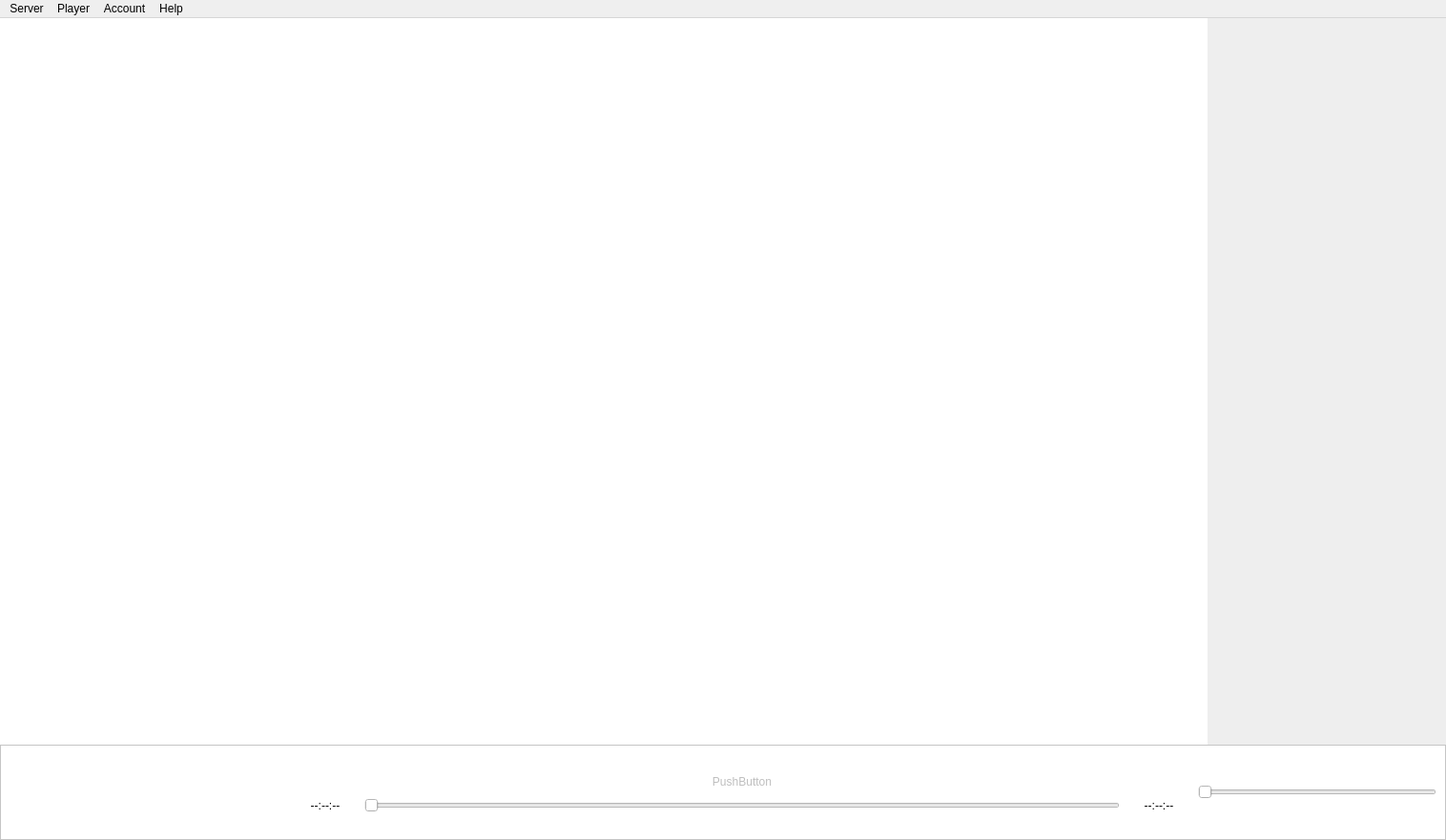
<?xml version="1.0" encoding="UTF-8"?>
<ui version="4.0">
 <class>MainWindow</class>
 <widget class="QMainWindow" name="MainWindow">
  <property name="geometry">
   <rect>
    <x>0</x>
    <y>0</y>
    <width>1516</width>
    <height>881</height>
   </rect>
  </property>
  <property name="sizePolicy">
   <sizepolicy hsizetype="Expanding" vsizetype="Expanding">
    <horstretch>0</horstretch>
    <verstretch>0</verstretch>
   </sizepolicy>
  </property>
  <property name="minimumSize">
   <size>
    <width>1516</width>
    <height>881</height>
   </size>
  </property>
  <property name="maximumSize">
   <size>
    <width>16777215</width>
    <height>16777215</height>
   </size>
  </property>
  <property name="windowTitle">
   <string>Openify</string>
  </property>
  <property name="styleSheet">
   <string notr="true">QScrollBar:vertical {               
    border: 1px solid #999999; 
    background:white; 
    width:10px;     
    margin: 0px 0px 0px 0px; 
} 
QScrollBar::handle:vertical { 
    background: qlineargradient(x1:0, y1:0, x2:1, y2:0, 
    stop: 0 rgb(32, 47, 130), stop: 0.5 rgb(32, 47, 130), stop:1 rgb(32, 47, 130)); 
    min-height: 0px; 
} 
QScrollBar::add-line:vertical { 
    background: qlineargradient(x1:0, y1:0, x2:1, y2:0, 
    stop: 0 rgb(32, 47, 130), stop: 0.5 rgb(32, 47, 130),  stop:1 rgb(32, 47, 130)); 
    height: 0px; 
    subcontrol-position: bottom; 
    subcontrol-origin: margin; 
} 
QScrollBar::sub-line:vertical { 
    background: qlineargradient(x1:0, y1:0, x2:1, y2:0, 
    stop: 0  rgb(32, 47, 130), stop: 0.5 rgb(32, 47, 130),  stop:1 rgb(32, 47, 130)); 
    height: 0 px; 
    subcontrol-position: top; 
    subcontrol-origin: margin; 
}</string>
  </property>
  <property name="unifiedTitleAndToolBarOnMac">
   <bool>true</bool>
  </property>
  <widget class="QWidget" name="centralwidget">
   <property name="sizePolicy">
    <sizepolicy hsizetype="Expanding" vsizetype="Expanding">
     <horstretch>0</horstretch>
     <verstretch>0</verstretch>
    </sizepolicy>
   </property>
   <layout class="QVBoxLayout" name="verticalLayout">
    <property name="spacing">
     <number>0</number>
    </property>
    <property name="leftMargin">
     <number>0</number>
    </property>
    <property name="topMargin">
     <number>0</number>
    </property>
    <property name="rightMargin">
     <number>0</number>
    </property>
    <property name="bottomMargin">
     <number>0</number>
    </property>
    <item>
     <layout class="QHBoxLayout" name="horizontalLayout">
      <property name="spacing">
       <number>0</number>
      </property>
      <item>
       <widget class="QListWidget" name="foldersList">
        <property name="minimumSize">
         <size>
          <width>250</width>
          <height>0</height>
         </size>
        </property>
        <property name="maximumSize">
         <size>
          <width>250</width>
          <height>16777215</height>
         </size>
        </property>
        <property name="styleSheet">
         <string notr="true">color: rgb(45, 45, 45);
font: 9pt &quot;Segoe UI&quot;;
background-color: rgb(238, 238, 238);
        QScrollBar {              
            border: none;
            background:white;
            width:3px;
            margin: 0px 0px 0px 0px;
        }</string>
        </property>
        <property name="frameShape">
         <enum>QFrame::NoFrame</enum>
        </property>
        <property name="selectionMode">
         <enum>QAbstractItemView::ExtendedSelection</enum>
        </property>
       </widget>
      </item>
      <item>
       <widget class="QListWidget" name="filesList">
        <property name="styleSheet">
         <string notr="true">color: rgb(45, 45, 45);
font: 9pt &quot;Segoe UI&quot;;
background-color: white;</string>
        </property>
        <property name="frameShape">
         <enum>QFrame::NoFrame</enum>
        </property>
        <property name="selectionMode">
         <enum>QAbstractItemView::ExtendedSelection</enum>
        </property>
       </widget>
      </item>
      <item>
       <widget class="QListWidget" name="currentList">
        <property name="minimumSize">
         <size>
          <width>250</width>
          <height>0</height>
         </size>
        </property>
        <property name="maximumSize">
         <size>
          <width>250</width>
          <height>16777215</height>
         </size>
        </property>
        <property name="styleSheet">
         <string notr="true">color: rgb(45, 45, 45);
font: 9pt &quot;Segoe UI&quot;;
background-color: rgb(238, 238, 238);</string>
        </property>
        <property name="frameShape">
         <enum>QFrame::NoFrame</enum>
        </property>
       </widget>
      </item>
     </layout>
    </item>
    <item>
     <widget class="QFrame" name="playerPanel">
      <property name="sizePolicy">
       <sizepolicy hsizetype="Expanding" vsizetype="Expanding">
        <horstretch>0</horstretch>
        <verstretch>0</verstretch>
       </sizepolicy>
      </property>
      <property name="minimumSize">
       <size>
        <width>0</width>
        <height>100</height>
       </size>
      </property>
      <property name="maximumSize">
       <size>
        <width>16777215</width>
        <height>100</height>
       </size>
      </property>
      <property name="styleSheet">
       <string notr="true">background-color: white;</string>
      </property>
      <property name="frameShape">
       <enum>QFrame::StyledPanel</enum>
      </property>
      <property name="frameShadow">
       <enum>QFrame::Raised</enum>
      </property>
      <layout class="QGridLayout" name="gridLayout">
       <item row="0" column="0">
        <layout class="QHBoxLayout" name="horizontalLayout_2">
         <item>
          <layout class="QVBoxLayout" name="verticalLayout_2">
           <property name="sizeConstraint">
            <enum>QLayout::SetDefaultConstraint</enum>
           </property>
           <item>
            <widget class="QLabel" name="titlePlayer">
             <property name="minimumSize">
              <size>
               <width>250</width>
               <height>0</height>
              </size>
             </property>
             <property name="maximumSize">
              <size>
               <width>250</width>
               <height>16777215</height>
              </size>
             </property>
             <property name="font">
              <font>
               <pointsize>11</pointsize>
               <weight>75</weight>
               <bold>true</bold>
              </font>
             </property>
             <property name="text">
              <string/>
             </property>
            </widget>
           </item>
           <item>
            <widget class="QLabel" name="artisteAlbumPlayer">
             <property name="text">
              <string/>
             </property>
            </widget>
           </item>
          </layout>
         </item>
         <item>
          <spacer name="horizontalSpacer">
           <property name="orientation">
            <enum>Qt::Horizontal</enum>
           </property>
           <property name="sizeType">
            <enum>QSizePolicy::Ignored</enum>
           </property>
           <property name="sizeHint" stdset="0">
            <size>
             <width>40</width>
             <height>20</height>
            </size>
           </property>
          </spacer>
         </item>
         <item>
          <layout class="QVBoxLayout" name="verticalLayout_3">
           <item>
            <widget class="QPushButton" name="playButton">
             <property name="enabled">
              <bool>false</bool>
             </property>
             <property name="autoFillBackground">
              <bool>false</bool>
             </property>
             <property name="text">
              <string>PushButton</string>
             </property>
             <property name="flat">
              <bool>true</bool>
             </property>
            </widget>
           </item>
           <item>
            <layout class="QHBoxLayout" name="horizontalLayout_10">
             <item>
              <widget class="QLabel" name="timeStatus">
               <property name="minimumSize">
                <size>
                 <width>70</width>
                 <height>0</height>
                </size>
               </property>
               <property name="maximumSize">
                <size>
                 <width>70</width>
                 <height>16777215</height>
                </size>
               </property>
               <property name="text">
                <string>--:--:--</string>
               </property>
               <property name="alignment">
                <set>Qt::AlignCenter</set>
               </property>
              </widget>
             </item>
             <item>
              <widget class="QSlider" name="horizontalSlider">
               <property name="enabled">
                <bool>false</bool>
               </property>
               <property name="minimumSize">
                <size>
                 <width>350</width>
                 <height>0</height>
                </size>
               </property>
               <property name="maximumSize">
                <size>
                 <width>16777215</width>
                 <height>16777215</height>
                </size>
               </property>
               <property name="orientation">
                <enum>Qt::Horizontal</enum>
               </property>
              </widget>
             </item>
             <item>
              <widget class="QLabel" name="totalTime">
               <property name="minimumSize">
                <size>
                 <width>70</width>
                 <height>0</height>
                </size>
               </property>
               <property name="maximumSize">
                <size>
                 <width>70</width>
                 <height>16777215</height>
                </size>
               </property>
               <property name="text">
                <string>--:--:--</string>
               </property>
               <property name="alignment">
                <set>Qt::AlignCenter</set>
               </property>
              </widget>
             </item>
            </layout>
           </item>
          </layout>
         </item>
         <item>
          <widget class="QSlider" name="volume">
           <property name="minimumSize">
            <size>
             <width>250</width>
             <height>0</height>
            </size>
           </property>
           <property name="maximumSize">
            <size>
             <width>250</width>
             <height>16777215</height>
            </size>
           </property>
           <property name="maximum">
            <number>100</number>
           </property>
           <property name="orientation">
            <enum>Qt::Horizontal</enum>
           </property>
          </widget>
         </item>
        </layout>
       </item>
      </layout>
     </widget>
    </item>
   </layout>
   <zorder>filesList</zorder>
   <zorder>foldersList</zorder>
   <zorder>playButton</zorder>
   <zorder>horizontalSlider</zorder>
   <zorder>timeStatus</zorder>
   <zorder>label_3</zorder>
   <zorder>clearPlaylist</zorder>
   <zorder>currentList</zorder>
   <zorder>totalTime</zorder>
   <zorder>playerPanel</zorder>
   <zorder>layoutWidget</zorder>
   <zorder>playerPanel</zorder>
  </widget>
  <widget class="QMenuBar" name="menuBar">
   <property name="geometry">
    <rect>
     <x>0</x>
     <y>0</y>
     <width>1516</width>
     <height>26</height>
    </rect>
   </property>
   <widget class="QMenu" name="menuServer">
    <property name="title">
     <string>Server</string>
    </property>
    <addaction name="actionRescan_folder"/>
    <addaction name="actionRefresh_list"/>
   </widget>
   <widget class="QMenu" name="menuAccount">
    <property name="title">
     <string>Account</string>
    </property>
    <addaction name="actionUser_Management"/>
   </widget>
   <widget class="QMenu" name="menuHelp">
    <property name="title">
     <string>Help</string>
    </property>
    <addaction name="actionAbout"/>
   </widget>
   <widget class="QMenu" name="menuPlayer">
    <property name="title">
     <string>Player</string>
    </property>
    <addaction name="actionClear_playlist"/>
   </widget>
   <addaction name="menuServer"/>
   <addaction name="menuPlayer"/>
   <addaction name="menuAccount"/>
   <addaction name="menuHelp"/>
  </widget>
  <action name="actionRescan_folder">
   <property name="text">
    <string>Rescan folder</string>
   </property>
  </action>
  <action name="actionAdd_new_user">
   <property name="text">
    <string>Add new user</string>
   </property>
  </action>
  <action name="actionRefresh_list">
   <property name="text">
    <string>Refresh list</string>
   </property>
  </action>
  <action name="actionUser_Management">
   <property name="text">
    <string>User Management</string>
   </property>
  </action>
  <action name="actionQuit">
   <property name="text">
    <string>Quit</string>
   </property>
  </action>
  <action name="actionAbout">
   <property name="text">
    <string>About</string>
   </property>
  </action>
  <action name="actionClear_playlist">
   <property name="text">
    <string>Clear playlist</string>
   </property>
  </action>
 </widget>
 <resources/>
 <connections/>
</ui>
